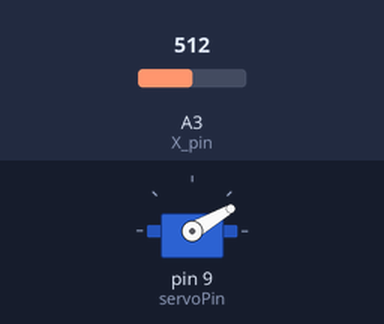
Bench run of a sketch on a simulated Arduino Uno, built with avr-gcc and run on an emulated ATmega328P. Shown: servo. Inputs (shaded band) come from the test bench; at power-on: A3 (X_pin) = 512. What the sketch prints to the serial monitor is not drawn.

Above: at 1.2 s.
1.3 s: A3 (X_pin) set to 599
4.3 s: A3 (X_pin) set to 626
At 5.1 s:
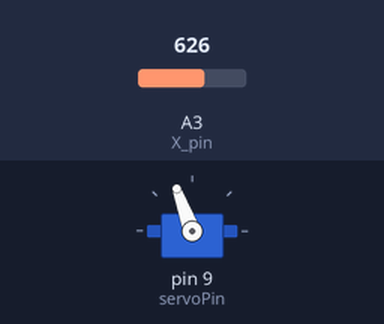
5.8 s: A3 (X_pin) set to 716
At 6.9 s:
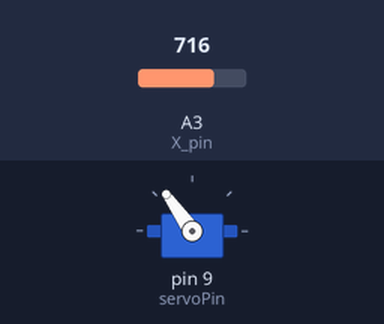
7.3 s: A3 (X_pin) set to 900
At 8.5 s:
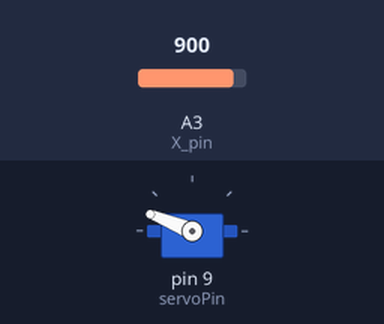
8.8 s: A3 (X_pin) set to 989
At 10.0 s:
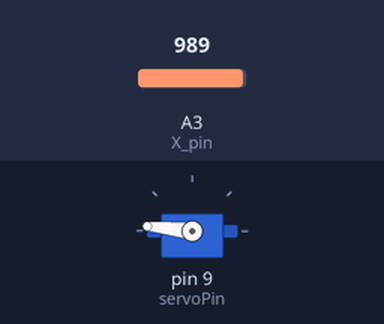
10.3 s: A3 (X_pin) set to 1017
At 11.6 s:
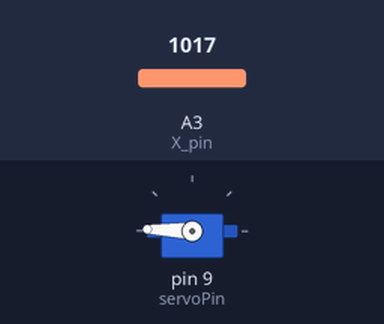
Timing chart, 0 to 12.8 s (numbered marks = the images above; inputs shaded):
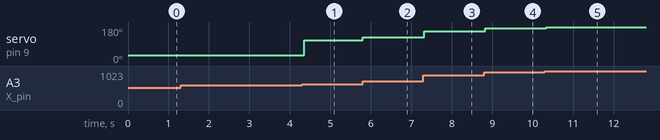

Measured:
- the behaviour switches between 612 and 613 on A3 (X_pin) (found by bisection; images 0 and 1)
- after the input at 1.3 s, every drawn part: stays the same
- after the input at 4.3 s, servo on pin 9 (servoPin): 30° → 110° after 0.05 s
- after the input at 5.8 s, servo on pin 9 (servoPin): 110° → 125° at once
- after the input at 7.3 s, servo on pin 9 (servoPin): 125° → 158° at once
- after the input at 8.8 s, servo on pin 9 (servoPin): 158° → 174° at once
- after the input at 10.3 s, servo on pin 9 (servoPin): 174° → 178° at once

The sketch:

servoControl2-Deadzone.ino
```cpp
#include <Servo.h>  // Include the Servo library to control a servo motor

// Pin definitions
const int servoPin = 9;  // Pin connected to the servo motor
const int X_pin = A3;    // Pin for the joystick X-axis (controls the servo)
const int deadZone = 100;  // Dead zone to ignore small joystick movements

// Variables to store joystick readings
int X_reading;  // X-axis reading from the joystick

// Variables to store servo angles
int servoAngle = 0;        // Current calculated angle for the servo
int prevServoAngle = 30;   // Previous angle to maintain when in the dead zone

Servo Servo1;  // Create a Servo object to control the servo motor

void setup() {
  // Attach the servo to the specified pin
  Servo1.attach(servoPin);

  // Initialize the serial communication for debugging
  Serial.begin(9600);

  // Set up the joystick X-axis pin as input
  pinMode(X_pin, INPUT);
}

void loop() {
  // Read the current value of the joystick X-axis
  X_reading = analogRead(X_pin);

  // Check if the joystick X reading is outside the dead zone (ignore small movements)
  if (abs(X_reading - 512) > deadZone) {
    // Map the X-axis reading (0-1023) to a servo angle (0-180 degrees)
    servoAngle = map(X_reading, 0, 1023, 0, 180);

    // Store the new angle as the previous angle (for future use in dead zone)
    prevServoAngle = servoAngle;

    // Write the new angle to the servo motor
    Servo1.write(servoAngle);
  } else {
    // If within the dead zone, keep the previous servo angle (no movement)
    Servo1.write(prevServoAngle);
  }

  // Debugging: Print the X reading value to the serial monitor
  Serial.print("X reading: ");
  Serial.print(X_reading);

  // Short delay before the next loop iteration
  delay(60);
}
```
